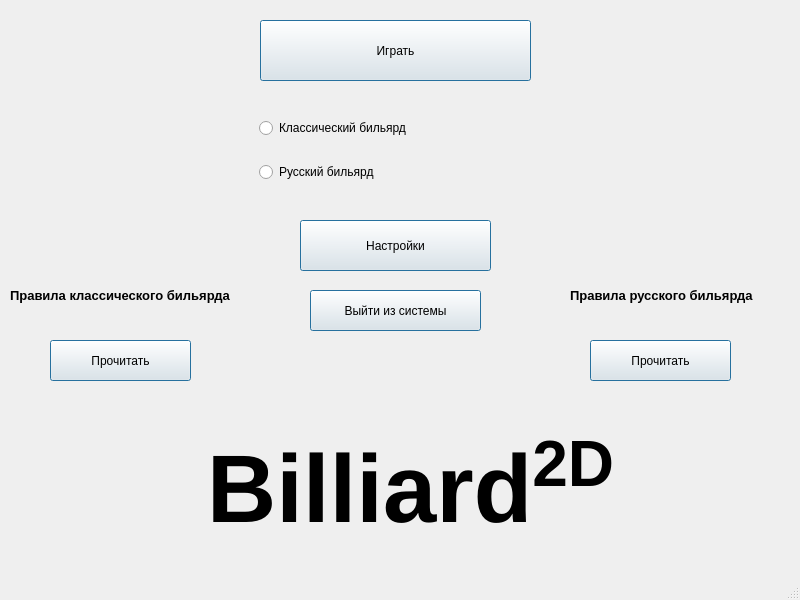
<?xml version="1.0" encoding="UTF-8"?>
<ui version="4.0">
 <class>MainWindow</class>
 <widget class="QMainWindow" name="MainWindow">
  <property name="geometry">
   <rect>
    <x>0</x>
    <y>0</y>
    <width>800</width>
    <height>600</height>
   </rect>
  </property>
  <property name="windowTitle">
   <string>MainWindow</string>
  </property>
  <widget class="QWidget" name="centralwidget">
   <widget class="QLabel" name="label_9">
    <property name="geometry">
     <rect>
      <x>190</x>
      <y>430</y>
      <width>441</width>
      <height>121</height>
     </rect>
    </property>
    <property name="text">
     <string>&lt;html&gt;&lt;head/&gt;&lt;body&gt;&lt;p align=&quot;center&quot;&gt;&lt;span style=&quot; font-size:72pt; font-weight:600;&quot;&gt;Billiard&lt;/span&gt;&lt;span style=&quot; font-size:72pt; font-weight:600; vertical-align:super;&quot;&gt;2D&lt;/span&gt;&lt;/p&gt;&lt;/body&gt;&lt;/html&gt;</string>
    </property>
   </widget>
   <widget class="QPushButton" name="pushButton">
    <property name="geometry">
     <rect>
      <x>260</x>
      <y>20</y>
      <width>271</width>
      <height>61</height>
     </rect>
    </property>
    <property name="text">
     <string>Играть</string>
    </property>
    <property name="autoDefault">
     <bool>false</bool>
    </property>
    <property name="default">
     <bool>true</bool>
    </property>
   </widget>
   <widget class="QWidget" name="verticalLayoutWidget">
    <property name="geometry">
     <rect>
      <x>259</x>
      <y>100</y>
      <width>271</width>
      <height>101</height>
     </rect>
    </property>
    <layout class="QVBoxLayout" name="verticalLayout">
     <item>
      <widget class="QRadioButton" name="radioButton">
       <property name="text">
        <string>Классический бильярд</string>
       </property>
      </widget>
     </item>
     <item>
      <widget class="QRadioButton" name="radioButton_2">
       <property name="text">
        <string>Русский бильярд</string>
       </property>
      </widget>
     </item>
    </layout>
   </widget>
   <widget class="QPushButton" name="pushButton_2">
    <property name="geometry">
     <rect>
      <x>300</x>
      <y>220</y>
      <width>191</width>
      <height>51</height>
     </rect>
    </property>
    <property name="text">
     <string>Настройки</string>
    </property>
    <property name="autoDefault">
     <bool>false</bool>
    </property>
    <property name="default">
     <bool>true</bool>
    </property>
   </widget>
   <widget class="QPushButton" name="pushButton_3">
    <property name="geometry">
     <rect>
      <x>310</x>
      <y>290</y>
      <width>171</width>
      <height>41</height>
     </rect>
    </property>
    <property name="text">
     <string>Выйти из системы</string>
    </property>
    <property name="default">
     <bool>true</bool>
    </property>
   </widget>
   <widget class="QPushButton" name="pushButton_4">
    <property name="geometry">
     <rect>
      <x>50</x>
      <y>340</y>
      <width>141</width>
      <height>41</height>
     </rect>
    </property>
    <property name="text">
     <string>Прочитать</string>
    </property>
    <property name="default">
     <bool>true</bool>
    </property>
   </widget>
   <widget class="QLabel" name="label">
    <property name="geometry">
     <rect>
      <x>10</x>
      <y>280</y>
      <width>231</width>
      <height>31</height>
     </rect>
    </property>
    <property name="text">
     <string>&lt;html&gt;&lt;head/&gt;&lt;body&gt;&lt;p&gt;&lt;span style=&quot; font-size:10pt; font-weight:600;&quot;&gt;Правила классического бильярда&lt;/span&gt;&lt;/p&gt;&lt;/body&gt;&lt;/html&gt;</string>
    </property>
   </widget>
   <widget class="QLabel" name="label_2">
    <property name="geometry">
     <rect>
      <x>570</x>
      <y>280</y>
      <width>211</width>
      <height>31</height>
     </rect>
    </property>
    <property name="text">
     <string>&lt;html&gt;&lt;head/&gt;&lt;body&gt;&lt;p&gt;&lt;span style=&quot; font-size:10pt; font-weight:600;&quot;&gt;Правила русского бильярда&lt;/span&gt;&lt;/p&gt;&lt;/body&gt;&lt;/html&gt;</string>
    </property>
   </widget>
   <widget class="QPushButton" name="pushButton_5">
    <property name="geometry">
     <rect>
      <x>590</x>
      <y>340</y>
      <width>141</width>
      <height>41</height>
     </rect>
    </property>
    <property name="text">
     <string>Прочитать</string>
    </property>
    <property name="default">
     <bool>true</bool>
    </property>
   </widget>
  </widget>
  <widget class="QMenuBar" name="menubar">
   <property name="geometry">
    <rect>
     <x>0</x>
     <y>0</y>
     <width>800</width>
     <height>21</height>
    </rect>
   </property>
  </widget>
  <widget class="QStatusBar" name="statusbar"/>
 </widget>
 <resources/>
 <connections/>
</ui>
